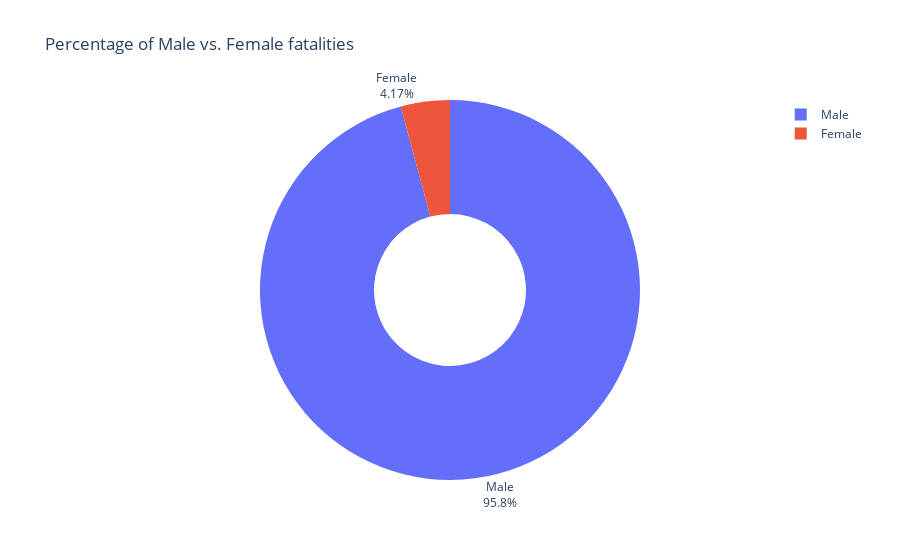

Write notebook code for a chart like this one.
### Code cell
fig = px.pie(labels=fatalities_by_gender.index,
             values=fatalities_by_gender.values,
             title="Percentage of Male vs. Female fatalities",
             names=fatalities_by_gender.index,
             hole=0.4
)
fig.update_traces(textposition='outside', textinfo='percent+label')
 
fig.show()

### Figure 1 — Plotly figure (JSON) as saved in the notebook; plotly's stock layout.template omitted (floating-point values rounded to 4 significant figures)
{"data": [{"domain": {"x": [0, 1], "y": [0, 1]}, "hole": 0.4, "hovertemplate": "label=%{label}<br>value=%{value}<extra></extra>", "labels": ["Male", "Female"], "legendgroup": "", "name": "", "showlegend": true, "textinfo": "percent+label", "textposition": "outside", "type": "pie", "values": [2160, 94]}], "layout": {"autosize": true, "legend": {"tracegroupgap": 0}, "title": {"text": "Percentage of Male vs. Female fatalities"}}}
